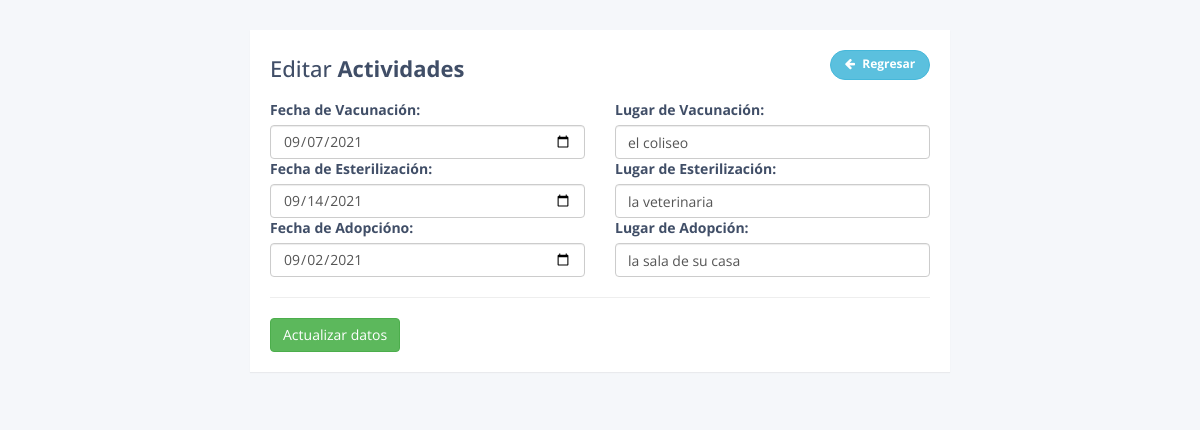
Screenshot of /CRUD/actividade/update.php?id=4 with the database file from the repository.
### tables this page shows
CREATE TABLE `actividades` (
  `id` int(20) NOT NULL,
  `fecha_vacunacion` date NOT NULL,
  `lugar_vacunacion` varchar(200) NOT NULL,
  `fecha_esterilizacion` date NOT NULL,
  `lugar_esterilizacion` varchar(100) NOT NULL,
  `fecha_adopcion` date NOT NULL,
  `lugar_adopcion` varchar(200) NOT NULL,
  `requisitos_adopcion` text NOT NULL
);

### CRUD/actividade/database.php (called while the page is built, shortened)
<?php
	class Database{
		private $con;
		private $dbhost="localhost";
		private $dbuser="root";
		private $dbpass="";
		private $dbname="patitas";
		public function connect_db(){
			$this->con = mysqli_connect($this->dbhost, $this->dbuser, $this->dbpass, $this->dbname);
		}
		public function single_record($id){
			$sql = "SELECT * FROM actividades where id='$id'";
			$res = mysqli_query($this->con, $sql);
			$return = mysqli_fetch_object($res );
			return $return ;
		}
	}
?>

### CRUD/actividade/update.php (the view, shortened to what this page needs)
<?php
	if (isset($_GET['id'])){
		$id=intval($_GET['id']);
	} else {
		header("location:index.php");
	}
?>
<!DOCTYPE html>
<html lang="en">
<head>
<link rel="stylesheet" href="https://maxcdn.bootstrapcdn.com/font-awesome/4.7.0/css/font-awesome.min.css">
<link rel="stylesheet" href="https://maxcdn.bootstrapcdn.com/bootstrap/3.3.7/css/bootstrap.min.css">
<link rel="stylesheet" href="css/custom.css">
</head>
<body>
    <div class="container">
        <div class="table-wrapper">
            <div class="table-title">
                <div class="row">
                    <div class="col-sm-8"><h2>Editar <b>Actividades</b></h2></div>
                    <div class="col-sm-4">
                        <a href="index.php" class="btn btn-info add-new"><i class="fa fa-arrow-left"></i> Regresar</a>
                    </div>
                </div>
            </div>
            <?php
				include ("database.php");
				$actividades= new Database();
					?>
					<?php
				$datos_actividad=$actividades->single_record($id);
			?>
			<div class="row">
				<form method="post">
				<div class="col-md-6">
					<label>Fecha de Vacunación:</label>
					<input type="date" name="fecha_vacunacion" id="fecha_vacunacion" class='form-control' maxlength="100" required  value="<?php echo $datos_actividad->fecha_vacunacion;?>">
				</div>
				<div class="col-md-6">
					<label>Lugar de Vacunación:</label>
					<input type="text" name="lugar_vacunacion" id="lugar_vacunacion" class='form-control' maxlength="100" required value="<?php echo $datos_actividad->lugar_vacunacion;?>">
				</div>
				<div class="col-md-6">
					<label>Fecha de Esterilización:</label>
					<input type="date" name="fecha_esterilizacion" id="fecha_esterilizacion" class='form-control' maxlength="100" required value="<?php echo $datos_actividad->fecha_esterilizacion;?>">
				</div>
				<div class="col-md-6">
					<label>Lugar de Esterilización:</label>
					<input type="text" name="lugar_esterilizacion" id="lugar_esterilizacion" class='form-control' maxlength="100" required value="<?php echo $datos_actividad->lugar_esterilizacion;?>">
				</div>
				<div class="col-md-6">
					<label>Fecha de Adopcióno:</label>
					<input type="date" name="fecha_adopcion" id="fecha_adopcion" class='form-control' maxlength="100" required value="<?php echo $datos_actividad->fecha_adopcion;?>">
				</div>
				<div class="col-md-6">
					<label>Lugar de Adopción:</label>
					<input type="text" name="lugar_adopcion" id="lugar_adopcion" class='form-control' maxlength="64" required value="<?php echo $datos_actividad->lugar_adopcion;?>">
				</div>
				<div class="col-md-12 pull-right">
				<hr>
					<button type="submit" class="btn btn-success">Actualizar datos</button>
				</div>
				</form>
			</div>
        </div>
    </div>
</body>
</html>

### CRUD/actividade/css/custom.css (style rules this page uses)
body { color: #404E67; background: #F5F7FA; font-family: 'Open Sans', sans-serif; }
.table-wrapper { width: 700px; margin: 30px auto; background: #fff; padding: 20px; box-shadow: 0 1px 1px rgba(0,0,0,.05); }
.table-title { padding-bottom: 10px; margin: 0 0 10px; }
.table-title h2 { margin: 6px 0 0; font-size: 22px; }
.table-title .add-new { float: right; height: 30px; font-weight: bold; font-size: 12px; text-shadow: none; min-width: 100px; border-radius: 50px; line-height: 13px; }
.table-title .add-new i { margin-right: 4px; }

### rows the page displays
actividades: fecha_vacunacion "09/07/2021", lugar_vacunacion "el coliseo", fecha_esterilizacion "09/14/2021", lugar_esterilizacion "la veterinaria", fecha_adopcion "09/02/2021", lugar_adopcion "la sala de su casa"
